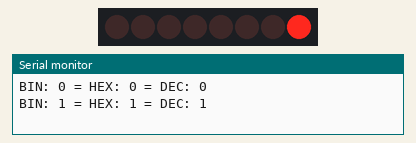
This sketch was run on a simulated Arduino Uno, built with avr-gcc and run on an emulated ATmega328P. Parts: 8 shift-register outputs drawn as a row of LEDs (first output left, lit = HIGH), the last lines printed to the serial monitor. Wiring (inferred from the names in the program): shift register (74HC595): data pin 12; shift clock pin 10; latch pin 11. Wiring (inferred from the signals the program sends): row of LEDs: on Q0, Q1, Q2, Q3, Q4, Q5, Q6, Q7.

Above: at 0.37 s.
At 3.38 s:
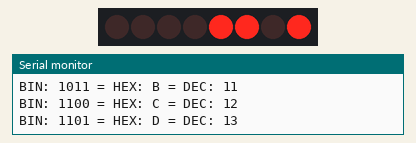
At 10.65 s:
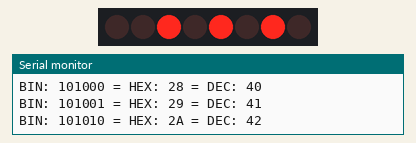
At 19.93 s:
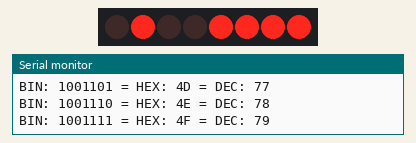
At 30.97 s:
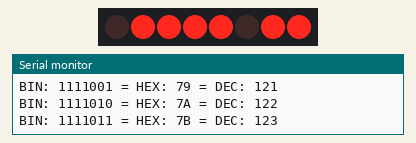
At 39.75 s:
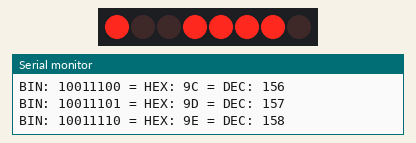
Timing chart, 0 to 40.0 s (numbered marks = the images above):
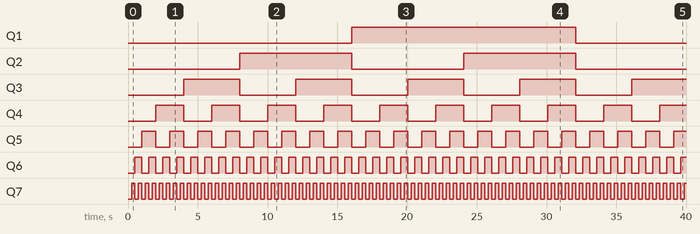

The sketch:

Binary_Counter.ino
```cpp
int latchPin = 11, clockPin = 10, dataPin = 12, maxLED=255;
int dly = 250;
void setup() {
  // put your setup code here, to run once:
  Serial.begin(9600);
  pinMode(latchPin, OUTPUT);
  pinMode(dataPin, OUTPUT);
  pinMode(clockPin, OUTPUT);
}

void loop() {

  for (byte LED = 0b00000000; LED <= maxLED; LED++) {
    Serial.print("BIN: ");
    Serial.print(LED, BIN);
    Serial.print(" = ");
    Serial.print("HEX: ");
    Serial.print(LED, HEX);
    Serial.print(" = ");
    Serial.print("DEC: ");
    Serial.println(LED, DEC);
    digitalWrite(latchPin, LOW);
    shiftOut(dataPin, clockPin, LSBFIRST, LED);
    digitalWrite(latchPin, HIGH);
    delay(dly);
  }
}
```

Measured:
- by itself, Q1: LOW → HIGH at 16.0 s, → LOW 16.1 s later
- by itself, Q2: alternates HIGH for 8.0 s and LOW for 8.0 s
- by itself, Q3: alternates HIGH for 4.0 s and LOW for 4.0 s
- by itself, Q4: alternates HIGH for 2.0 s and LOW for 2.0 s
- by itself, Q5: alternates HIGH for 1.0 s and LOW for 1.0 s
- by itself, Q6: alternates HIGH for 0.50 s and LOW for 0.50 s
- by itself, Q7: alternates HIGH for 0.25 s and LOW for 0.25 s
